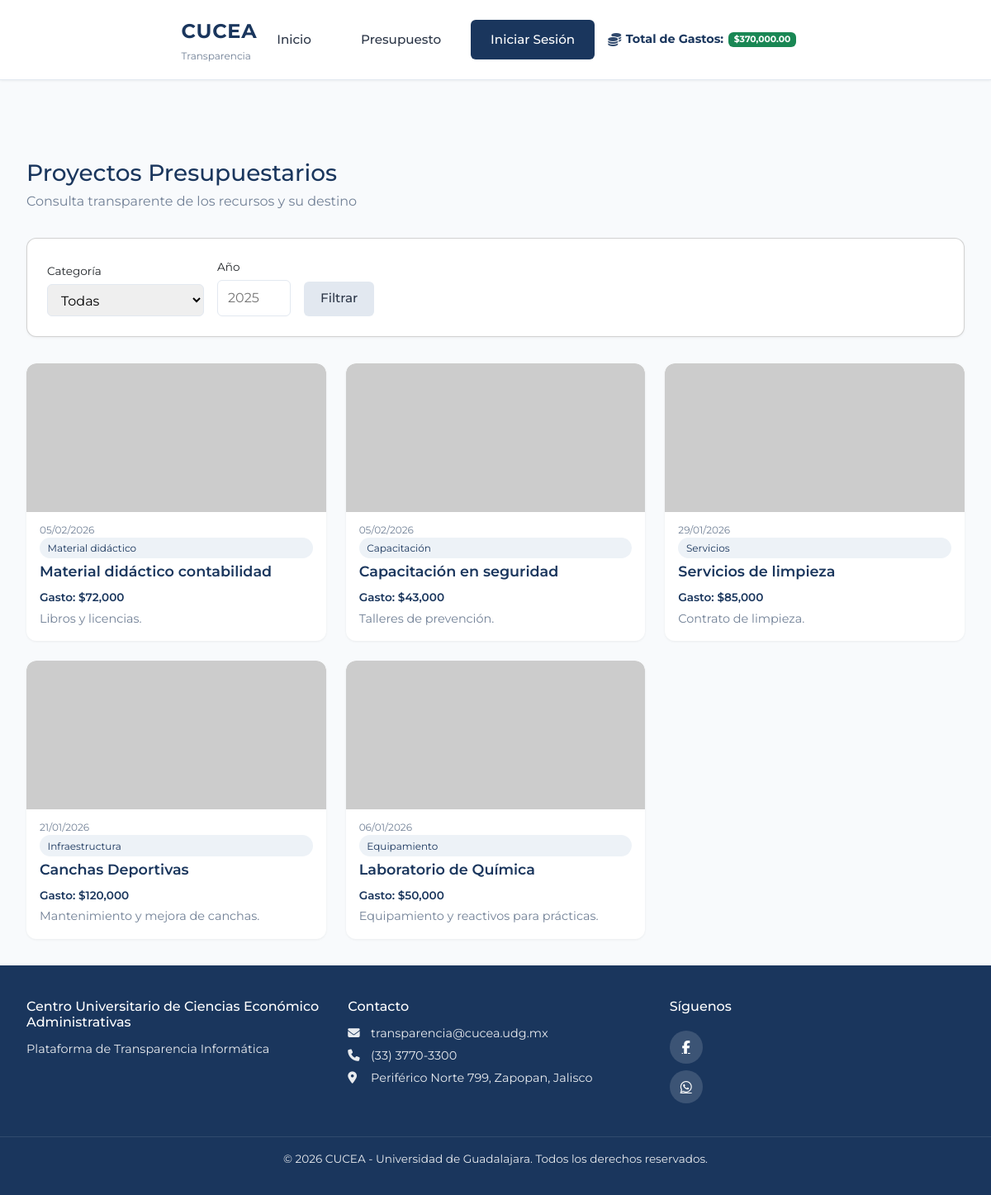
Screenshot of /presupuestos with the database file from the repository.
### models.py (models this page shows, shortened)
class Presupuesto(db.Model):
    __tablename__ = 'presupuestos'
    id = db.Column(db.Integer, primary_key=True)
    concepto = db.Column(db.String(200), nullable=False)  # Título del proyecto
    descripcion_corta = db.Column(db.String(300))  # Resumen breve para la card (si vacío se trunca descripcion)
    descripcion = db.Column(db.Text)  # Descripción larga para el modal
    imagen_url = db.Column(db.String(500))  # Ruta o URL de imagen (ej: img/proyecto1.jpg)
    monto = db.Column(db.Float, nullable=False)
    categoria = db.Column(db.String(100), nullable=False)
    fecha = db.Column(db.Date, nullable=False)  # Fecha del proyecto
    cantidad_gasto = db.Column(db.Float, default=0, nullable=False)
    likes = db.Column(db.Integer, default=0, nullable=False)
    dislikes = db.Column(db.Integer, default=0, nullable=False)
    fecha_registro = db.Column(db.DateTime, default=datetime.utcnow)
    comentarios = db.relationship('Comentario', backref='presupuesto', lazy='dynamic', order_by='Comentario.fecha_creacion')
    votos = db.relationship('VotoPresupuesto', backref='presupuesto', lazy='dynamic', foreign_keys='VotoPresupuesto.presupuesto_id')

### app.py (the view, shortened to what this page needs)
    @app.route('/presupuestos')
    def presupuestos_lista():
        query = Presupuesto.query
        categoria = request.args.get('categoria')
        anio = request.args.get('anio')
        if categoria:
            query = query.filter(Presupuesto.categoria == categoria)
        presupuestos = query.order_by(Presupuesto.likes.desc(), Presupuesto.fecha.desc()).all()
        return render_template(
            'presupuestos.html',
            presupuestos=presupuestos,
            categorias=CATEGORIAS,
        )

### templates/presupuestos.html (shortened to what this page needs)
{% extends "base/layout.html" %}
{% block content %}
<div class="presupuestos-page">
    <header class="presupuestos-header">
        <h1 class="presupuestos__title">Proyectos Presupuestarios</h1>
        <p class="presupuestos__subtitle">Consulta transparente de los recursos y su destino</p>
    </header>
    <div class="presupuestos-filtros card">
        <form method="GET" class="filtros-form">
            <div class="filtro-group">
                <label for="categoria">Categoría</label>
                <select name="categoria" id="categoria">
                    <option value="">Todas</option>
                </select>
            </div>
            <div class="filtro-group">
                <label for="anio">Año</label>
                <input type="number" name="anio" id="anio" placeholder="2025" value="{{ request.args.get('anio', '') }}" min="2020" max="2030">
            </div>
            <button type="submit" class="btn btn--secondary">Filtrar</button>
        </form>
    </div>
    <div class="presupuestos-grid">
        {% if presupuestos %}
            {% for p in presupuestos %}
            <div class="project-card">
                <a href="{{ url_for('presupuesto_detalle', id=p.id) }}" class="project-card__link" aria-label="Ver proyecto {{ p.concepto }}">
                    <div class="project-card__image">
                        {% if p.imagen_url %}
                        <img src="{{ p.imagen_url if p.imagen_url.startswith('http') else url_for('static', filename=p.imagen_url) }}" alt="{{ p.concepto }}">
                        {% else %}
                        <div class="project-card__placeholder">
                            <i class="fas fa-image"></i>
                            <span>Sin imagen</span>
                        </div>
                        {% endif %}
                    </div>
                    <p class="project-card__date">{{ p.fecha.strftime('%d/%m/%Y') }}</p>
                    <span class="project-card__categoria">{{ p.categoria }}</span>
                    <h3 class="project-card__title">{{ p.concepto }}</h3>
                    {% if p.cantidad_gasto %}<p class="project-card__gasto">Gasto: ${{ "{:,.0f}".format(p.cantidad_gasto) }}</p>{% endif %}
                    {% set resumen = p.descripcion_corta or p.descripcion or 'Sin descripción' %}
                    <p class="project-card__summary">{{ (resumen[:120] + '...') if resumen|length > 120 else resumen }}</p>
                </a>
            </div>
            {% endfor %}
        {% endif %}
    </div>
</div>
{% endblock %}

### templates/base/layout.html (shortened to what this page needs)
<!DOCTYPE html>
<html lang="es">
<head>
    <link href="https://cdn.jsdelivr.net/npm/bootstrap@5.3.2/dist/css/bootstrap.min.css" rel="stylesheet">
    <link rel="stylesheet" href="https://cdnjs.cloudflare.com/ajax/libs/font-awesome/6.5.1/css/all.min.css">
    <link rel="stylesheet" href="{{ url_for('static', filename='css/main.css') }}">
</head>
<body>
    <header class="navbar navbar--sticky" id="main-navbar">
        <div class="navbar__container">
            <a href="{{ url_for('index') }}" class="navbar__brand">
                <span class="navbar__logo">CUCEA</span>
                <span class="navbar__subtitle">Transparencia</span>
            </a>
            <nav class="navbar__menu">
                <a href="{{ url_for('index') }}" class="navbar__link">Inicio</a>
                <a href="{{ url_for('presupuestos_lista') }}" class="navbar__link">Presupuesto</a>
                {% if current_user.is_authenticated and current_user.es_administrador %}
                    <a href="{{ url_for('presupuesto_nuevo') }}" class="navbar__link navbar__link--admin">Agregar</a>
                    <span class="navbar__user">{{ current_user.nombre }}</span>
                    <a href="{{ url_for('auth_logout') }}" class="navbar__link navbar__link--logout">Cerrar sesión</a>
                {% else %}
                    <a href="{{ url_for('auth_login') }}" class="navbar__link navbar__link--cta">Iniciar Sesión</a>
                {% endif %}
            </nav>
            <div class="navbar__total-invertido">
                <i class="fas fa-coins" aria-hidden="true"></i>
                <span>Total de Gastos:</span>
                <span class="badge bg-success">${{ "{:,.2f}".format(total_invertido) }}</span>
            </div>
        </div>
    </header>
    <main class="main-content">
        {% block content %}{% endblock %}
    </main>
    <footer class="footer">
        <div class="footer__content">
            <div class="footer__section">
                <h4 class="footer__title">Centro Universitario de Ciencias Económico Administrativas</h4>
                <p class="footer__text">Plataforma de Transparencia Informática</p>
            </div>
            <div class="footer__section">
                <h4 class="footer__title">Contacto</h4>
                <p class="footer__text"><i class="fas fa-envelope"></i> transparencia@cucea.udg.mx</p>
                <p class="footer__text"><i class="fas fa-phone"></i> (33) 3770-3300</p>
                <p class="footer__text"><i class="fas fa-map-marker-alt"></i> Periférico Norte 799, Zapopan, Jalisco</p>
            </div>
            <div class="footer__section footer__social">
                <h4 class="footer__title">Síguenos</h4>
                <a href="https://www.facebook.com/CUCEA.UDG" target="_blank" rel="noopener" class="footer__icon" aria-label="Facebook">
                    <i class="fab fa-facebook-f"></i>
                </a>
                <a href="https://wa.me/523337703300" target="_blank" rel="noopener" class="footer__icon" aria-label="WhatsApp">
                    <i class="fab fa-whatsapp"></i>
                </a>
            </div>
        </div>
        <div class="footer__bottom">
            <p>&copy; {{ current_year }} CUCEA - Universidad de Guadalajara. Todos los derechos reservados.</p>
        </div>
    </footer>
</body>
</html>

### rows the page displays
Presupuesto: fecha "05/02/2026", categoria "Material didáctico", concepto "Material didáctico contabilidad", cantidad_gasto "72,000", descripcion_corta "Libros y licencias."
Presupuesto: fecha "05/02/2026", categoria "Capacitación", concepto "Capacitación en seguridad", cantidad_gasto "43,000", descripcion_corta "Talleres de prevención."
Presupuesto: fecha "29/01/2026", categoria "Servicios", concepto "Servicios de limpieza", cantidad_gasto "85,000", descripcion_corta "Contrato de limpieza."
Presupuesto: fecha "21/01/2026", categoria "Infraestructura", concepto "Canchas Deportivas", cantidad_gasto "120,000", descripcion_corta "Mantenimiento y mejora de canchas."
Presupuesto: fecha "06/01/2026", categoria "Equipamiento", concepto "Laboratorio de Química", cantidad_gasto "50,000", descripcion_corta "Equipamiento y reactivos para prácticas."

### other values shown
{{ "{:,.2f}".format(total_invertido) }} "370,000.00"
